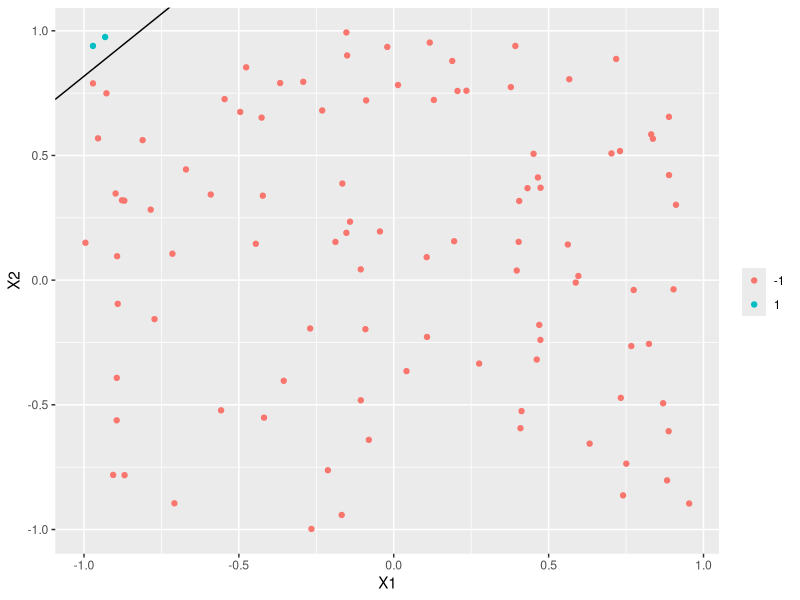
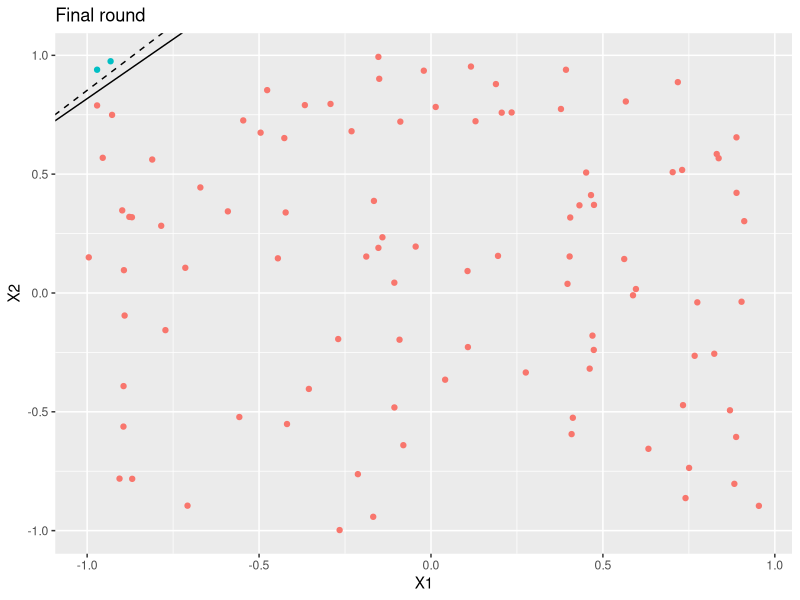
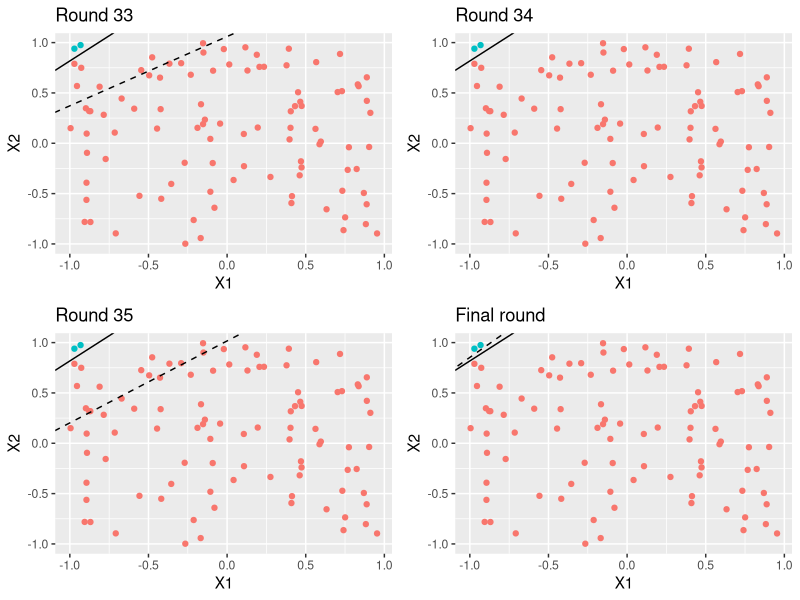

Write R code to recreate these figures, in order.
## ---- chunk 1
knitr::opts_chunk$set(echo = TRUE)
## ---- chunk 2
X1 <- runif(100,min=-1,max=1)
X2 <- runif(100,min=-1,max=1)
X0 <- rep(1,100)
X <- cbind(X0,X1,X2)
## ---- chunk 3
PX1 <-runif(2,min=-1,max=1)
PX2 <-runif(2,min=-1,max=1)
slope <- diff(PX2)/diff(PX2)
intercept <- PX2[1]-slope*PX1[1]
Y <- ifelse(X2>intercept+slope*X1,+1,-1)
X.plot <- as.data.frame(X) # dataframe for plot use
## ---- chunk 4
library(ggplot2)
## ---- chunk 5
ggplot(X.plot,aes(X.plot$X1,X.plot$X2))+
    geom_point(aes(color=as.factor(Y)),show.legend = T)+
    geom_abline(intercept = intercept,slope=slope)+
    labs(x="X1",y="X2",color="")
## ---- chunk 6
## Initialize
w <- c(0,0,0)
count <- 0 # to count the number of rounds required
wdf <- NULL # df to collect the resulting weights of each round for plot use
Y_hat <- X %*% w
wdf <- rbind(wdf,w)
## Perceptron learning algorithm
while (any(sign(Y_hat)!=sign(Y)))
{
  miss_class <- which(sign(Y_hat)!=sign(Y))
  ifelse(length(miss_class)>1,n <- sample(miss_class,1),n <- miss_class)
  w <- w+(Y[n]%*% X[n,])
  wdf <- rbind(wdf,w)
  Y_hat <- X %*% t(w)
  count <- count+1
}

## ---- chunk 7
drawplot <- function(n,name)
{
  if (!n %in% seq(1,count+1))
  {
    warning("Out of bounds")
  }
  else
  {
  int_w <- -wdf[n,1]/wdf[n,3]
  slope_w <- -wdf[n,2]/wdf[n,3]
  a <- ggplot(X.plot,aes(X.plot$X1,X.plot$X2))+
    geom_point(aes(color=as.factor(Y)),show.legend = F)+
    geom_abline(intercept = intercept,slope=slope)+
    geom_abline(intercept = int_w,slope=slope_w,linetype="dashed")+
    labs(x="X1",y="X2",color="",title=name)
  }
}
pf <- drawplot(count+1,"Final round")
pf
## ---- chunk 8
library(gridExtra)
p1 <- drawplot(count-2,sprintf("Round %i",count-3))
p2 <- drawplot(count-1,sprintf("Round %i",count-2))
p3 <- drawplot(count,sprintf("Round %i",count-1))
grid.arrange(p1, p2,p3,pf,ncol=2)

